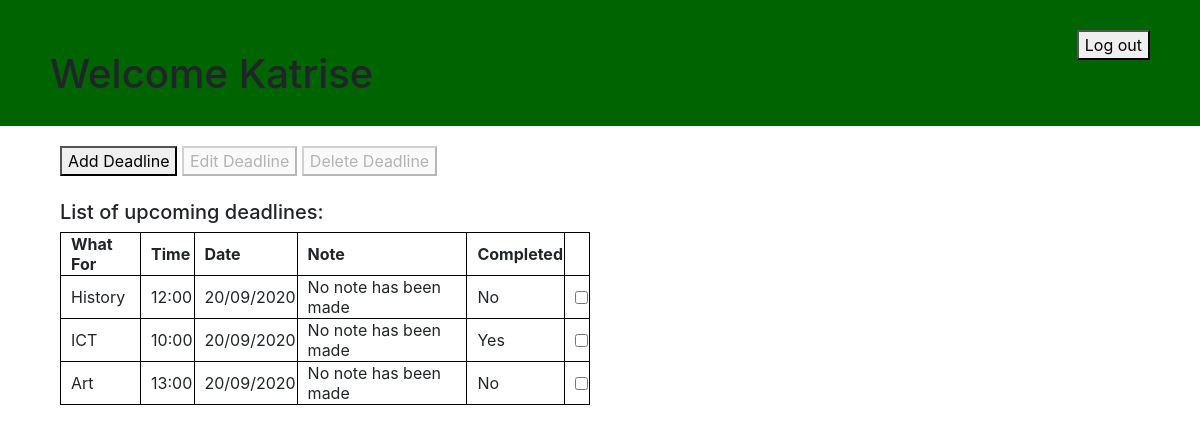
Screenshot of /Application/Website/ChildView.php (signed in) with the database file from the repository.
### tables this page shows
CREATE TABLE `deadlines` (
  `Deadline_ID` int(11) NOT NULL,
  `Member_ID` int(11) NOT NULL,
  `Family_ID` int(11) NOT NULL,
  `Deadline_Name` varchar(225) NOT NULL,
  `Deadline_DueTime` varchar(10) NOT NULL,
  `Deadline_DueDate` varchar(15) NOT NULL,
  `Deadline_Note` varchar(225) NOT NULL,
  `Deadline_Completed` varchar(5) NOT NULL
);

### Application/Website/ChildView.php (the view, shortened to what this page needs)
<?php
include_once 'Extras/Stylesheet.php';
?>
<html>
<div class="header">
    <h1>Welcome <?php echo $_SESSION["name"]?></h1>
    <button onclick="Logout()" style="position: absolute; right: 50px; top: 30px">Log out</button>
</div>
<body onload="onload()">
<div class="views" style="padding-top: 20px; max-width: 50%;">
    <div class="w3-content" style="padding-left: 50px;">
        <button onclick="formview('Addform')" id="btn_Add">Add Deadline</button>
        <button onclick="formview('Editform')" id="btn_Edit">Edit Deadline</button>
        <button onclick="formview('Deleteform')" id="btn_Delete">Delete Deadline</button>
        <br><br>
    </div>
    <div class="w3-content" style="padding-left: 50px;" >
        <h5>List of upcoming deadlines:</h5>
        <div>
            <table id="maintable">
                <tr>
                    <th>What For </th>
                    <th>Time</th>
                    <th>Date</th>
                    <th>Note</th>
                    <th>Completed</th>
                </tr>
                <tr>
                    <?php
                    $results = $_SESSION["deadlines"];
                    $x = 0;
                    $checkname = "";
                    $y = 1;
                    if ($results != null) {
                        foreach ($results as $row) {
                            foreach ($row as $cell) {
                                $checkname .= $cell;
                                $checkname .= "^/";
                                echo "<td>", $cell, "</td>";
                                if ($x == 4) {
                                    $checkname .= "un";
                                    echo "<td>", "<input type='checkbox' id='" . $y . "' name='" . $checkname . "' onchange='getdetails(this)'>", "</td>";
                                }
                                $x = $x + 1;
                            }
                            $y = $y + 1;
                            $x = 0;
                            $checkname = "";
                        }
                    }
                    ?>
                </tr>
            </table>
        </div>
    </div>
</div>
</body>
</html>

### Application/Website/Extras/Stylesheet.php (style rules this page uses)
.header { max-width: 100%; padding-left: 50px; padding-top: 50px; padding-bottom: 20px; background-color: darkgreen; }
.views { max-width: 100%; float: left; width: 50%; padding: 10px; }
table, th, td { padding-left: 10px; border: 1px solid black; border-collapse: collapse; }
th { text-align: left; }

### rows the page displays
deadlines: Deadline_Name "History", Deadline_DueTime "12:00", Deadline_DueDate "20/09/2020", Deadline_Note "No note has been made", Deadline_Completed "No"
deadlines: Deadline_Name "ICT", Deadline_DueTime "10:00", Deadline_DueDate "20/09/2020", Deadline_Note "No note has been made", Deadline_Completed "Yes"
deadlines: Deadline_Name "Art", Deadline_DueTime "13:00", Deadline_DueDate "20/09/2020", Deadline_Note "No note has been made", Deadline_Completed "No"

### other values shown
$_SESSION["name"] "Katrise"
